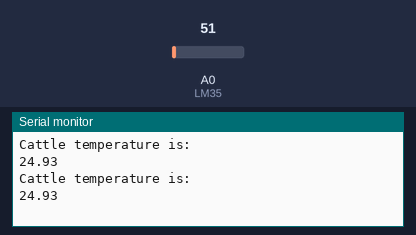
Bench run of a sketch on a simulated Arduino Uno, built with avr-gcc and run on an emulated ATmega328P. Parts: the last lines printed to the serial monitor. Inputs (shaded band) come from the test bench; at power-on: A0 (LM35) = 51.

Above: at 5.8 s.
5.9 s: A0 (LM35) set to 61
At 11.1 s:
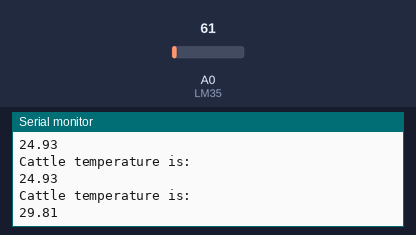
11.9 s: A0 (LM35) set to 71
At 16.1 s:
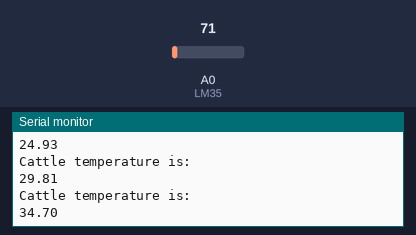
Timing chart, 0 to 17.6 s (numbered marks = the images above; inputs shaded):
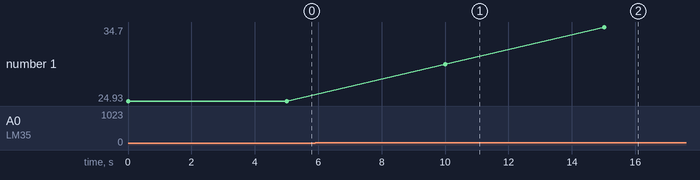

Measured:
- after the input at 5.9 s, the serial monitor: prints a new line after 4.1 s (image 1)
- after the input at 11.9 s, the serial monitor: prints a new line after 3.1 s (image 2)
- plotted number 1: 24.93 → 29.81 after the input at 5.9 s, 29.81 → 34.7 after the input at 11.9 s

The sketch:

temp.ino
```cpp
const int LM35 = A0; //analog pin# A0;

void setup()
{
       Serial.begin(115200);
       pinMode(LM35, INPUT);
       delay(10);
      }


void loop()
{
float LM35 = analogRead(A0);
float temperature = (LM35 * 500)/1023;
Serial.println("Cattle temperature is:");
Serial.println(temperature);
delay(5000);
}
```
